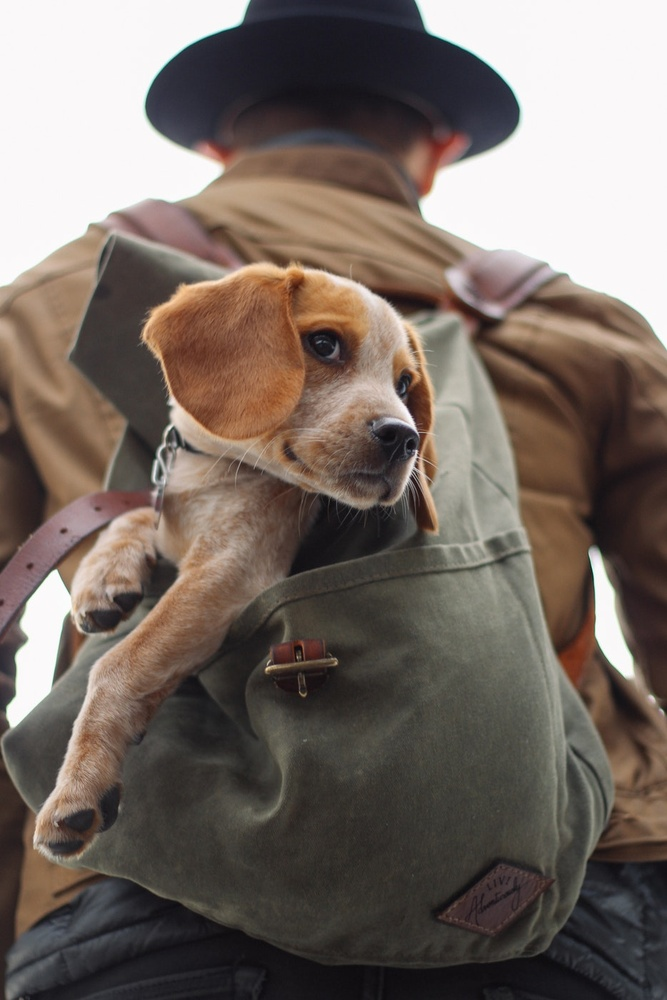
#> input picture Image-Basics-with-OpenCV/dog_backpack.jpg, 667 x 1000 px, shrunk from 934 x 1401 before the run, given in place of the camera
$ jupyter execute Optical-flow.ipynb   (text cells are left out)
#> lines starting #> are read from the running program, lines starting #| are printed output that depends on the picture; after the words box and inside, x2 and y2 are one past the last pixel; in counts of white or black regions, pixels touching at a corner belong together
[cell 1]
# Import tools
import cv2
import numpy as np

[cell 2]
# Corner tracking parameter dictionary
corner_track_params=dict(maxCorners=10,qualityLevel=0.3,minDistance=7,blockSize=7)

#lucas-kanada parameters dictionary
lk_params=dict(winSize=(200,200),maxLevel=2,criteria=(cv2.TERM_CRITERIA_EPS | cv2.TERM_CRITERIA_COUNT,10,0.03))

[cell 3]
cap=cv2.VideoCapture(0)

# 1st Frame that will act as the previous frame to the current frame

ret,prev_frame=cap.read()
#> prev_frame is the input picture: shape (1000, 667, 3); mean B, G, R 99.5, 106.7, 118

# Turn this frame to gray scale
prev_gray=cv2.cvtColor(prev_frame,cv2.COLOR_BGR2GRAY)
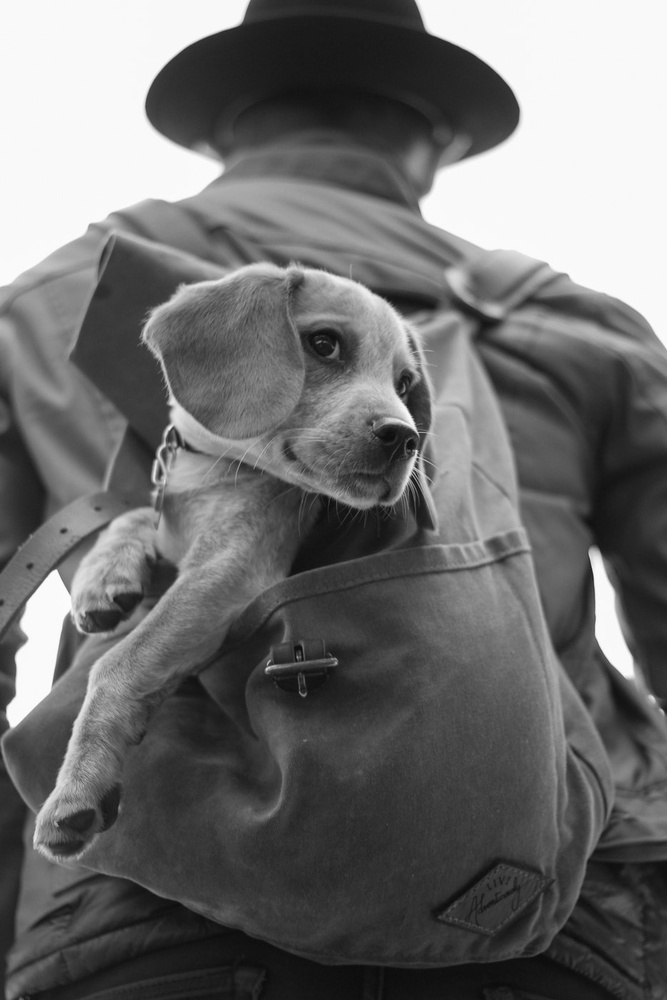
#> prev_gray: shape (1000, 667); min 10, max 254, mean 109.3

# Points to track

prevPts=cv2.goodFeaturesToTrack(prev_gray,mask=None,**corner_track_params)
#> prevPts = [[56, 571], [415, 452], [174, 428], [415, 467], [418, 459], [420, 433], [12, 727], [267, 667], [412, 477], [178, 446]]

mask=np.zeros_like(prev_frame)

while True:
    # Current frame
    ret, frame=cap.read()

    # Convert frame to gray scale

    frame_gray=cv2.cvtColor(frame,cv2.COLOR_BGR2GRAY)

    # Calculate the Optical flow  ()

    nextPts, status, err= cv2.calcOpticalFlowPyrLK(prev_gray,frame_gray,prevPts,None,**lk_params)
#> nextPts has the same summary as prevPts; status = [1, 1, 1, 1, 1, 1, 1, 1, 1, 1]; err = [0, 0, 0, 0, 0, 0, 0, 0, 0, 0]

    # Status array will give vectors in output vector is set to 1 if any motion is detected between the two frames

    good_new=nextPts[status==1]
#> good_new has the same summary as prevPts
    good_prev=prevPts[status==1]
#> good_prev has the same summary as prevPts

    for i,(new,prev) in enumerate(zip(good_new,good_prev)):
        x_new,y_new=new.ravel()
        x_prev,y_prev=prev.ravel()

        # draw green lines between points in changed frames after apparent motion
        mask=cv2.line(mask,(x_new,y_new),(x_prev,y_prev),(0,255,0),3)

        frame=cv2.circle(frame,(x_new,y_new),6,(0,255,0),-1)
#> this loop made 10 passes
#> (x_new, y_new, x_prev, y_prev) on passes 1 to 10: (56, 571, 56, 571), (415, 452, 415, 452), (174, 428, 174, 428), (415, 467, 415, 467), (418, 459, 418, 459), (420, 433, 420, 433), (12, 727, 12, 727), (267, 667, 267, 667), (412, 477, 412, 477), (178, 446, 178, 446)
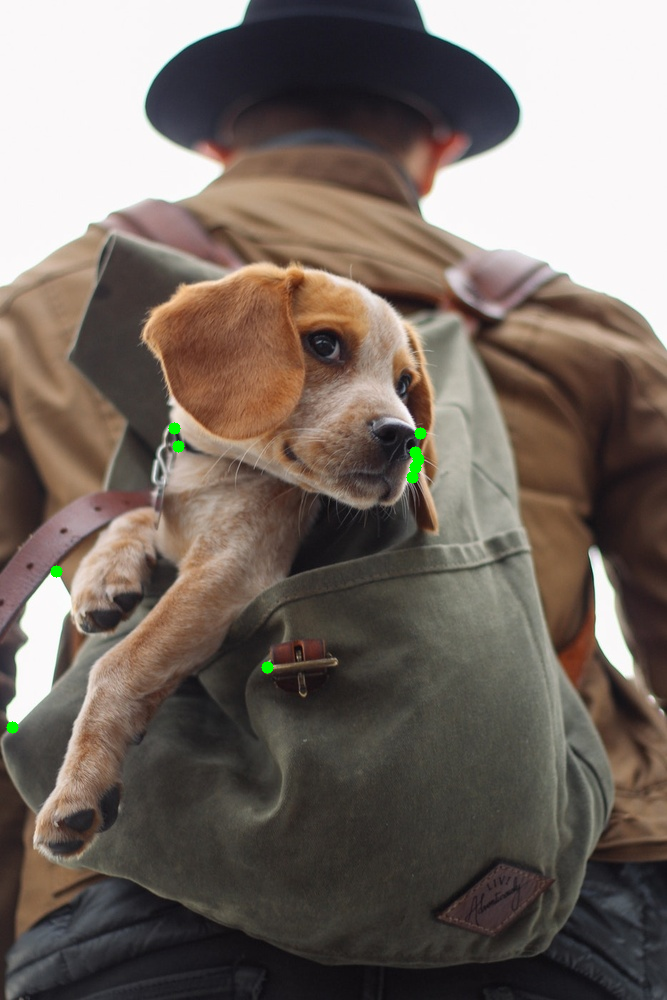
#> frame: shape (1000, 667, 3); mean B, G, R 99.3, 106.9, 117.8
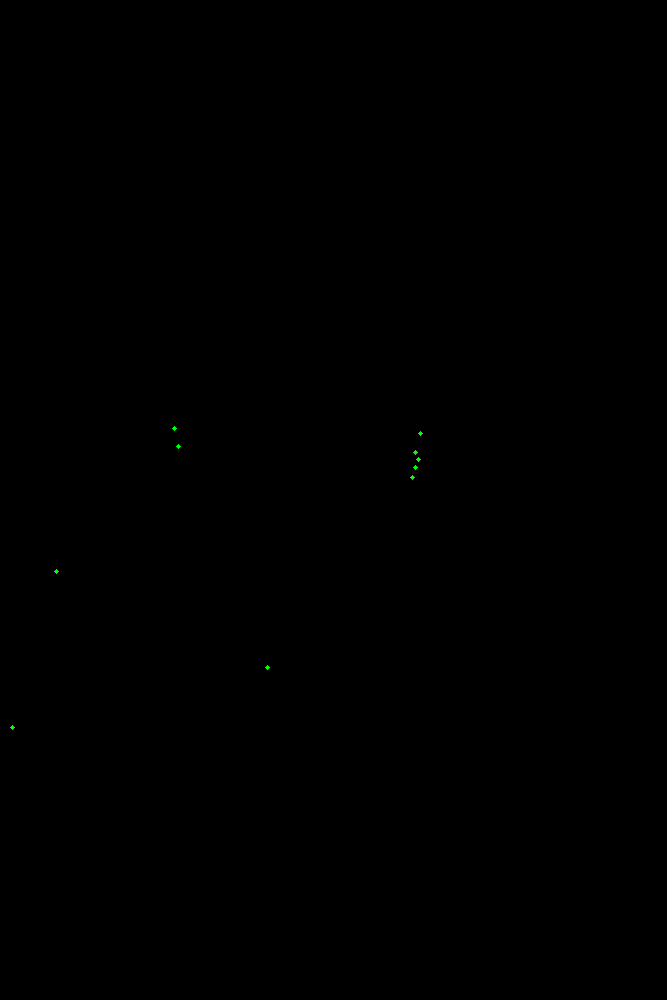
#> mask: shape (1000, 667, 3); mean of channels 0, 1, 2 0, 0, 0; drawn as B, G, R


    img=cv2.add(frame,mask)

    cv2.imshow('tracking',img)

    k=cv2.waitKey(20) & 0xFF
#> (key Esc is pressed here)
    if k==27:
        break

    # updating frames and previous points
    prev_gray=frame_gray.copy()
    prevPts=good_new.reshape(-1,1,2)

cv2.destroyAllWindows()

cap.release()

[cell 4]
import numpy as np
import cv2

[cell 5]
cap=cv2.VideoCapture(0)

ret,frame1=cap.read()

prev_img=cv2.cvtColor(frame1,cv2.COLOR_BGR2GRAY)

hsv_mask=np.zeros_like(frame1)

# Grab the saturation and assign highest saturation to the  mask
hsv_mask[:,:,1]=255

while True:
    ret,frame2=cap.read()

    next_img=cv2.cvtColor(frame2,cv2.COLOR_BGR2GRAY)

    # use gunner algo to find optical flow
    flow=cv2.calcOpticalFlowFarneback(prev_img,next_img,None,0.5,3,15,3,5,1.2,0)

    #After this fuction we have flow object as an output which contains vector flow cartesian information.
    # And we need to convert this output into magnitude and angle

    mag,ang=cv2.cartToPolar(flow[:,:,0],flow[:,:,1],angleInDegrees=True)
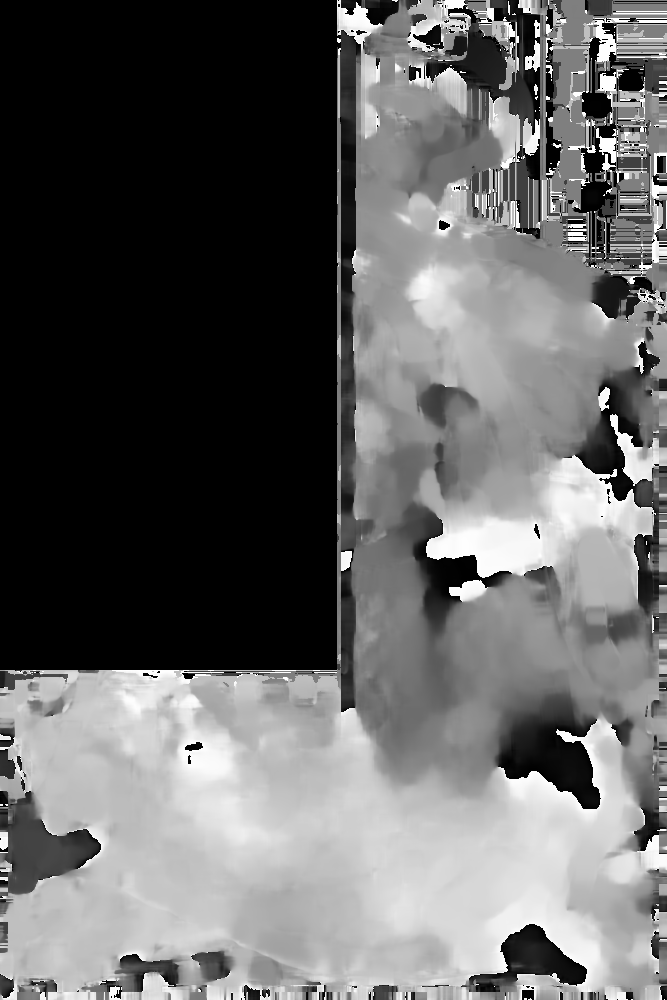
#> ang: shape (1000, 667) float32; min 0, max 360, mean 142.3; drawn with min black and max white

    hsv_mask[:,:,0]=ang/2
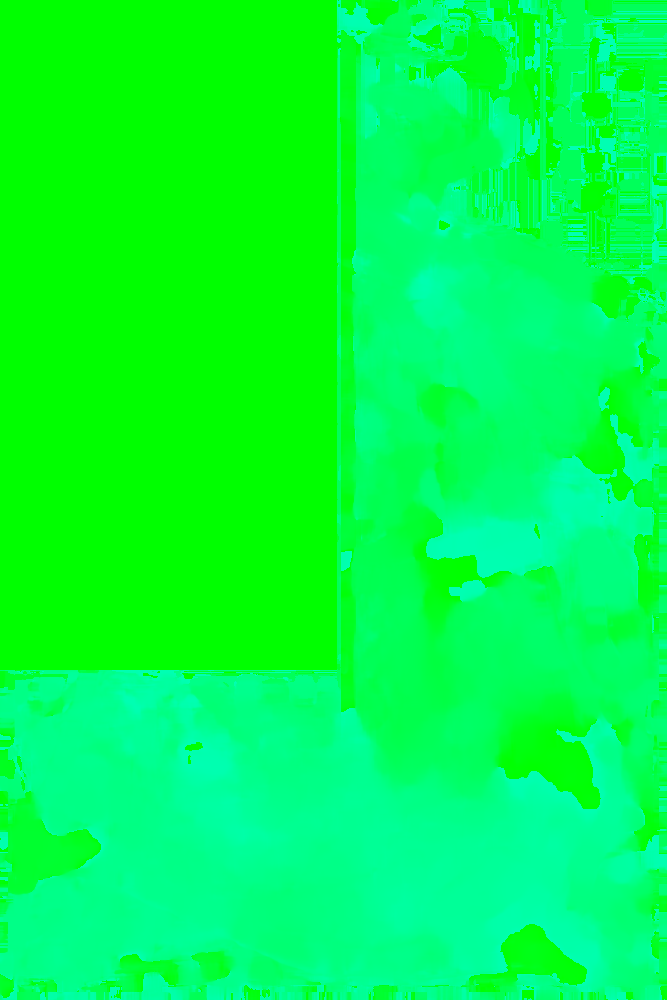
#> hsv_mask: shape (1000, 667, 3); mean of channels 0, 1, 2 70.8, 255, 0; drawn as B, G, R
    hsv_mask[:,:,2]=cv2.normalize(mag,None,0,255,cv2.NORM_MINMAX)
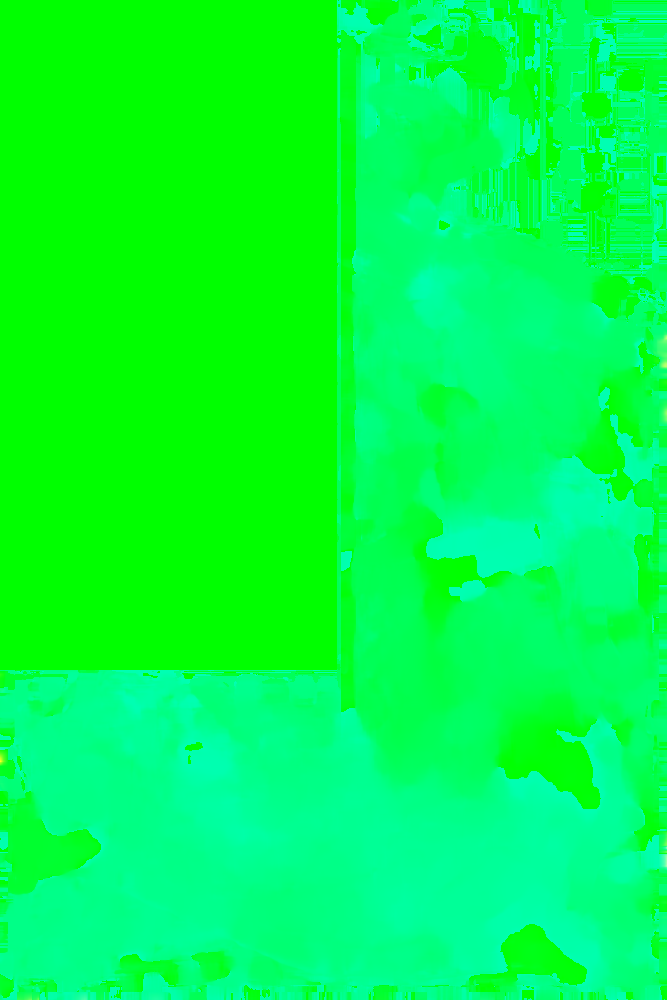
#> hsv_mask: shape (1000, 667, 3); 0.69% of pixels changed, all inside (x1, y1, x2, y2) = (0, 328, 667, 1000); drawn as B, G, R

    bgr=cv2.cvtColor(hsv_mask,cv2.COLOR_HSV2BGR)

    cv2.imshow('frame',bgr)

    k=cv2.waitKey(20) & 0xFF
#> (key Esc is pressed here)
    if k==27:
        break

    prev_img=next_img

cap.release()
cv2.destroyAllWindows()

$ run again, on Image-Basics-with-OpenCV/resized_image.jpg
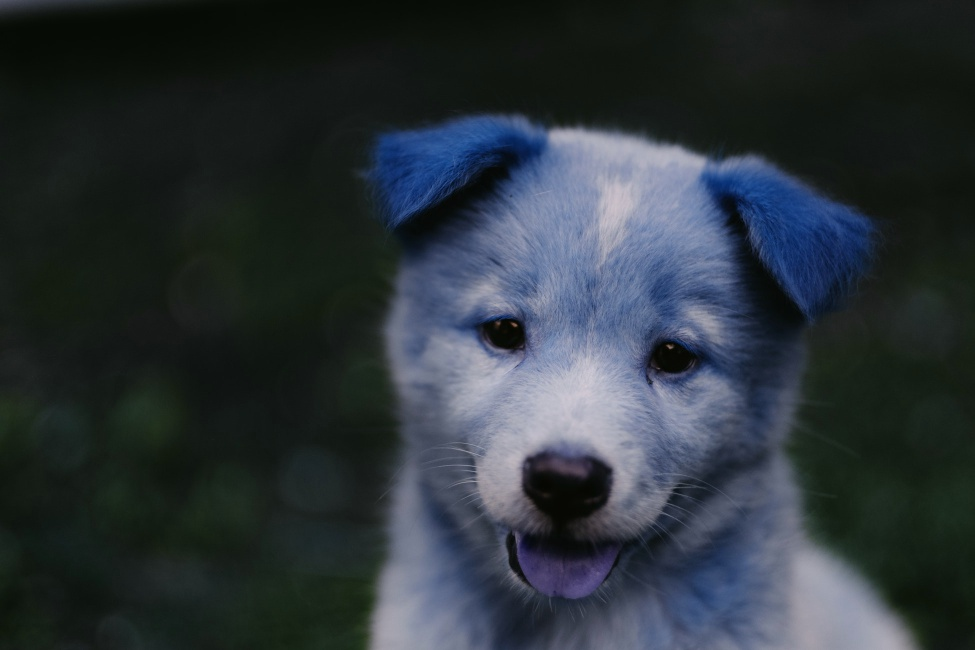
#> input picture Image-Basics-with-OpenCV/resized_image.jpg, 975 x 650 px, given in place of the camera
#> prev_frame is the input picture: shape (650, 975, 3); mean B, G, R 57.5, 51.8, 43.8
#> prevPts = [[670, 346], [514, 324], [476, 472], [650, 382], [668, 501], [497, 322], [673, 489], [523, 348], [662, 509], [476, 482]]
#> nextPts has the same summary as prevPts; status = [1, 1, 1, 1, 1, 1, 1, 1, 1, 1]; err = [0, 0, 0, 0, 0, 0, 0, 0, 0, 0]
#> good_new has the same summary as prevPts
#> good_prev has the same summary as prevPts
#> the loop `for i,(new,prev) in enumerate(zip(good_new,good_prev)):` made 10 passes
#> (x_new, y_new, x_prev, y_prev) on passes 1 to 8: (670, 346, 670, 346), (514, 324, 514, 324), (476, 472, 476, 472), (650, 382, 650, 382), (668, 501, 668, 501), (497, 322, 497, 322), (673, 489, 673, 489), (523, 348, 523, 348)
#> after the loop `for i,(new,prev) in enumerate(zip(good_new,good_prev)):`:
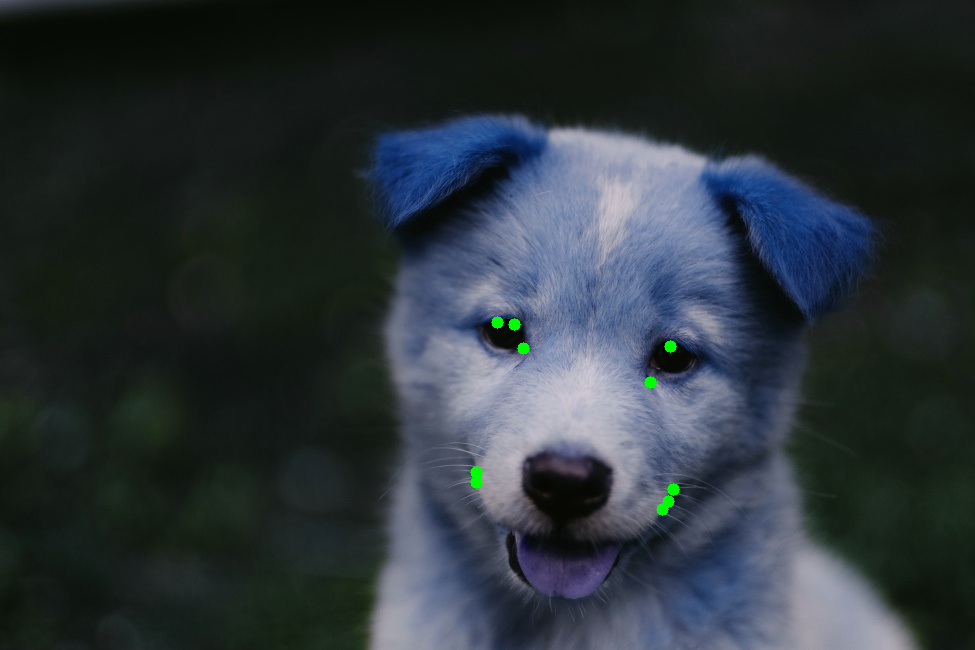
#> frame: shape (650, 975, 3); mean B, G, R 57.4, 52.2, 43.7
#> `hsv_mask[:,:,2]=cv2.normalize(mag,None,0,255,cv2.NORM_MINMAX)`:
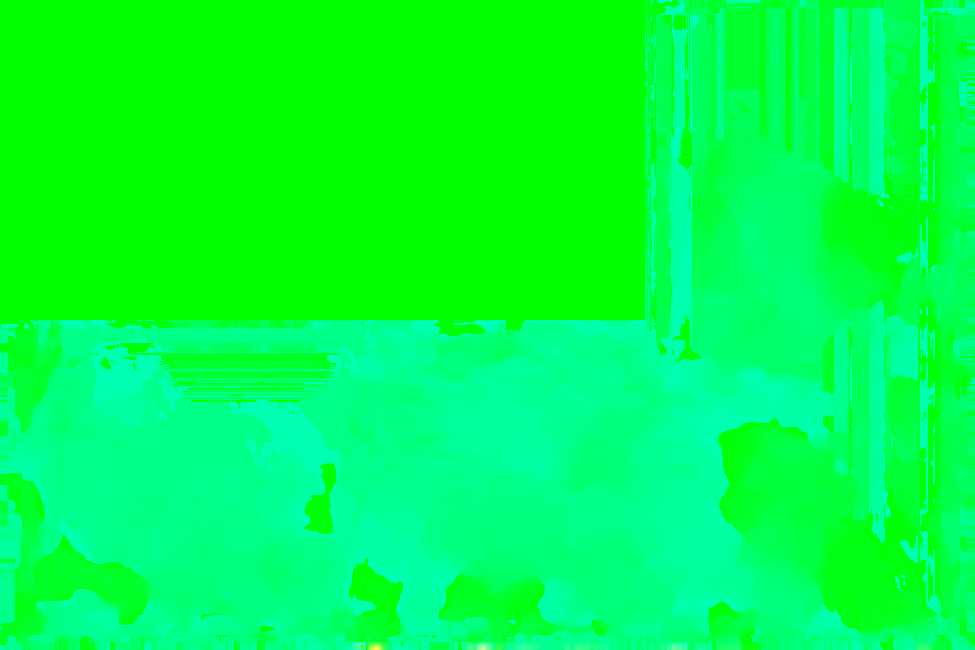
#> hsv_mask: shape (650, 975, 3); mean of channels 0, 1, 2 72.4, 255, 0.1; drawn as B, G, R
